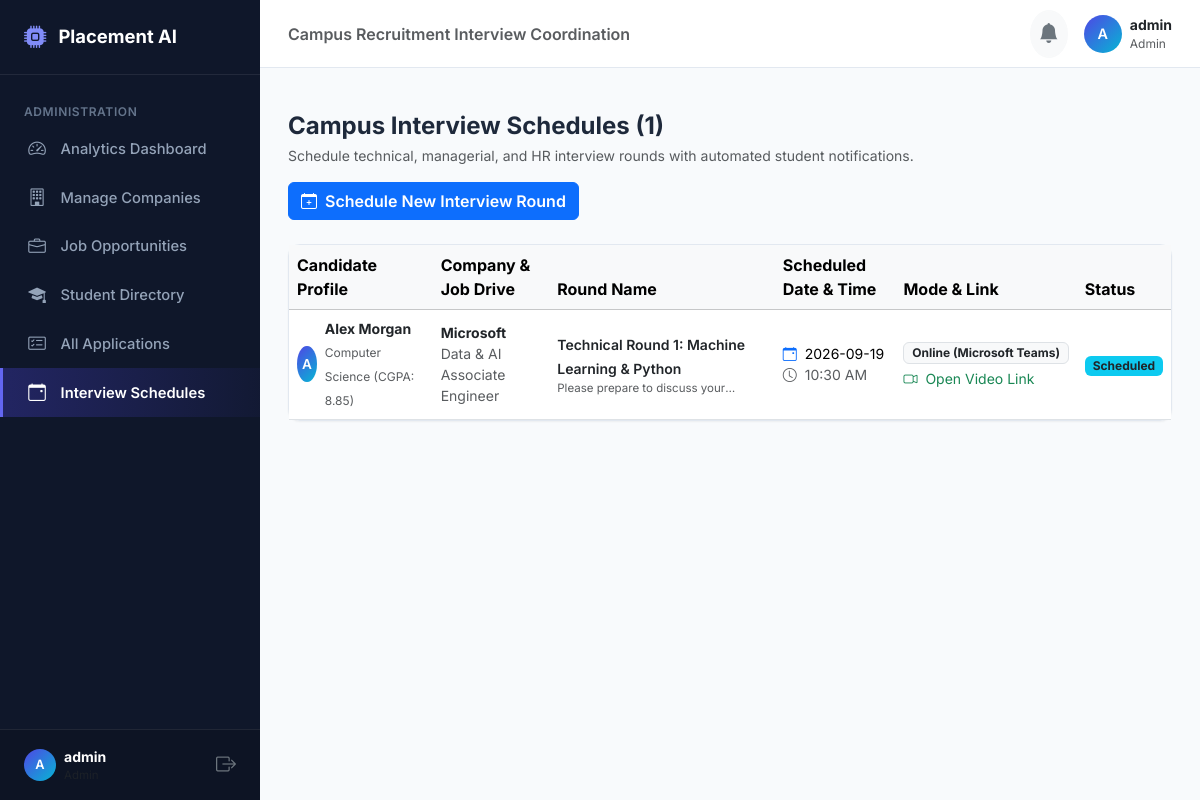
Page /admin/interviews (signed in) on the committed database.
### models.py (models this page shows, shortened)
class Interview(db.Model):
    __tablename__ = 'interviews'
    id = db.Column(db.Integer, primary_key=True)
    application_id = db.Column(db.Integer, db.ForeignKey('applications.id', ondelete='CASCADE'), nullable=False)
    student_id = db.Column(db.Integer, db.ForeignKey('student_profiles.id', ondelete='CASCADE'), nullable=False)
    company_id = db.Column(db.Integer, db.ForeignKey('companies.id', ondelete='CASCADE'), nullable=False)
    job_id = db.Column(db.Integer, db.ForeignKey('jobs.id', ondelete='CASCADE'), nullable=False)
    interview_date = db.Column(db.String(50), nullable=False)  # YYYY-MM-DD
    interview_time = db.Column(db.String(50), nullable=False)  # HH:MM
    mode = db.Column(db.String(50), nullable=False, default='Online (Google Meet)')  # 'Online', 'Offline'
    meeting_link = db.Column(db.String(255), nullable=True)
    round_name = db.Column(db.String(100), nullable=False, default='Technical Round 1')
    status = db.Column(db.String(50), default='Scheduled')  # 'Scheduled', 'Completed', 'Cancelled'
    notes = db.Column(db.Text, nullable=True)
    created_at = db.Column(db.DateTime, default=datetime.utcnow)

class StudentProfile(db.Model):
    __tablename__ = 'student_profiles'
    id = db.Column(db.Integer, primary_key=True)
    user_id = db.Column(db.Integer, db.ForeignKey('users.id', ondelete='CASCADE'), nullable=False, unique=True)
    full_name = db.Column(db.String(120), nullable=False)
    phone = db.Column(db.String(20), nullable=True)
    department = db.Column(db.String(100), nullable=False, default='Computer Science')
    college = db.Column(db.String(150), nullable=False, default='Engineering Institute of Technology')
    graduation_year = db.Column(db.Integer, nullable=False, default=2026)
    cgpa = db.Column(db.Float, nullable=False, default=0.0)
    tenth_pct = db.Column(db.Float, nullable=True)
    twelfth_pct = db.Column(db.Float, nullable=True)
    resume_filename = db.Column(db.String(255), nullable=True)
    resume_extracted_text = db.Column(db.Text, nullable=True)
    placement_status = db.Column(db.String(50), default='Unplaced')  # 'Unplaced', 'Placed', 'Opted Out'
    placed_company = db.Column(db.String(100), nullable=True)
    placed_package = db.Column(db.Float, nullable=True)
    created_at = db.Column(db.DateTime, default=datetime.utcnow)
    updated_at = db.Column(db.DateTime, default=datetime.utcnow, onupdate=datetime.utcnow)
    skills = db.relationship('Skill', backref='student', cascade='all, delete-orphan')
    projects = db.relationship('Project', backref='student', cascade='all, delete-orphan')
    certifications = db.relationship('Certification', backref='student', cascade='all, delete-orphan')
    applications = db.relationship('Application', backref='student', cascade='all, delete-orphan')
    interviews = db.relationship('Interview', backref='student', cascade='all, delete-orphan')

class Company(db.Model):
    __tablename__ = 'companies'
    id = db.Column(db.Integer, primary_key=True)
    user_id = db.Column(db.Integer, db.ForeignKey('users.id', ondelete='SET NULL'), nullable=True)
    name = db.Column(db.String(120), nullable=False, unique=True)
    logo_url = db.Column(db.String(255), nullable=True)
    industry = db.Column(db.String(100), nullable=False, default='Information Technology')
    location = db.Column(db.String(120), nullable=False, default='Bangalore, India')
    website = db.Column(db.String(255), nullable=True)
    description = db.Column(db.Text, nullable=True)
    recruiter_name = db.Column(db.String(120), nullable=True)
    recruiter_email = db.Column(db.String(120), nullable=True)
    created_at = db.Column(db.DateTime, default=datetime.utcnow)
    jobs = db.relationship('Job', backref='company', cascade='all, delete-orphan')
    interviews = db.relationship('Interview', backref='company', cascade='all, delete-orphan')

class Job(db.Model):
    __tablename__ = 'jobs'
    id = db.Column(db.Integer, primary_key=True)
    company_id = db.Column(db.Integer, db.ForeignKey('companies.id', ondelete='CASCADE'), nullable=False)
    title = db.Column(db.String(150), nullable=False)
    description = db.Column(db.Text, nullable=False)
    required_skills = db.Column(db.String(255), nullable=False)  # Comma-separated: "Python, SQL, JavaScript"
    min_cgpa = db.Column(db.Float, nullable=False, default=6.0)
    eligible_departments = db.Column(db.String(255), nullable=False, default='Computer Science, Information Technology, Electronics')
    graduation_year = db.Column(db.Integer, nullable=False, default=2026)
    salary_package = db.Column(db.String(50), nullable=False, default='6-8 LPA')
    salary_numeric = db.Column(db.Float, nullable=False, default=6.0)  # Numeric representation in LPA for charts/filtering
    location = db.Column(db.String(120), nullable=False, default='Bangalore')
    deadline = db.Column(db.String(50), nullable=False)  # e.g., '2026-10-15'
    openings = db.Column(db.Integer, nullable=False, default=5)
    is_active = db.Column(db.Boolean, default=True)
    created_at = db.Column(db.DateTime, default=datetime.utcnow)
    applications = db.relationship('Application', backref='job', cascade='all, delete-orphan')
    interviews = db.relationship('Interview', backref='job', cascade='all, delete-orphan')

### routes/admin.py (the view, shortened to what this page needs)
@admin_bp.route('/interviews', methods=['GET', 'POST'])
@role_required('admin')
def interviews():
    all_interviews = Interview.query.order_by(Interview.interview_date.asc(), Interview.interview_time.asc()).all()
    shortlisted_apps = Application.query.filter(Application.status.in_(['Shortlisted', 'Applied', 'Under Review'])).all()
    return render_template('admin/interviews.html', interviews=all_interviews, applications=shortlisted_apps)

### routes/auth.py (called while the page is built, shortened)
def role_required(*roles):
    def decorator(f):
        @wraps(f)
        def decorated_function(*args, **kwargs):
            if 'user_id' not in session:
                flash('Please log in first.', 'warning')
                return redirect(url_for('auth.login'))
            user_role = session.get('user_role')
            return f(*args, **kwargs)
        return decorated_function
    return decorator

### templates/admin/interviews.html (shortened to what this page needs)
{% extends 'base.html' %}
{% block page_heading %}Campus Recruitment Interview Coordination{% endblock %}
{% block content %}
<div class="container-fluid px-0">
    <div class="d-flex flex-wrap justify-content-between align-items-center mb-4 gap-3">
        <div>
            <h4 class="fw-bold mb-1">Campus Interview Schedules ({{ interviews|length }})</h4>
            <p class="text-muted small mb-0">Schedule technical, managerial, and HR interview rounds with automated student notifications.</p>
        </div>
        <button class="btn btn-primary fw-semibold" data-bs-toggle="modal" data-bs-target="#scheduleModal">
            <i class="bi bi-calendar-plus me-1"></i> Schedule New Interview Round
        </button>
    </div>
    <div class="card-modern p-0">
        <div class="table-responsive">
            <table class="table table-hover align-middle mb-0">
                <thead class="table-light">
                    <tr>
                        <th>Candidate Profile</th>
                        <th>Company & Job Drive</th>
                        <th>Round Name</th>
                        <th>Scheduled Date & Time</th>
                        <th>Mode & Link</th>
                        <th>Status</th>
                    </tr>
                </thead>
                <tbody>
                    {% for i in interviews %}
                    <tr>
                        <td>
                            <div class="d-flex align-items-center gap-2">
                                <div class="navbar-user-avatar" style="width:36px; height:36px; font-size:0.85rem;">
                                    {{ i.student.full_name[:1].upper() }}
                                </div>
                                <div>
                                    <strong class="d-block small text-dark">{{ i.student.full_name }}</strong>
                                    <span class="text-muted" style="font-size:0.75rem;">{{ i.student.department }} (CGPA: {{ i.student.cgpa }})</span>
                                </div>
                            </div>
                        </td>
                        <td>
                            <div class="small">
                                <strong class="text-dark d-block">{{ i.company.name }}</strong>
                                <span class="text-muted">{{ i.job.title }}</span>
                            </div>
                        </td>
                        <td>
                            <span class="fw-semibold small text-dark">{{ i.round_name }}</span>
                            {% if i.notes %}
                            <span class="text-muted d-block text-truncate" style="max-width: 180px; font-size:0.72rem;" title="{{ i.notes }}">{{ i.notes }}</span>
                            {% endif %}
                        </td>
                        <td>
                            <div class="small">
                                <i class="bi bi-calendar-event text-primary me-1"></i> {{ i.interview_date }}
                                <span class="d-block text-muted"><i class="bi bi-clock me-1"></i> {{ i.interview_time }}</span>
                            </div>
                        </td>
                        <td>
                            <span class="badge bg-light text-dark border mb-1 small">{{ i.mode }}</span>
                            {% if i.meeting_link %}
                            <a href="{{ i.meeting_link }}" target="_blank" class="d-block small text-success text-decoration-none">
                                <i class="bi bi-camera-video me-1"></i> Open Video Link
                            </a>
                            {% endif %}
                        </td>
                        <td>
                            <span class="badge {{ i.status|status_badge }}">{{ i.status }}</span>
                        </td>
                    </tr>
                    {% endfor %}
                </tbody>
            </table>
        </div>
    </div>
</div>
{% endblock %}

### static/css/style.css (style rules this page uses)
:root { --primary: #4f46e5; --primary-hover: #4338ca; --primary-light: #e0e7ff; --secondary: #64748b; --success: #10b981; --success-light: #d1fae5; --warning: #f59e0b; --warning-light: #fef3c7; --danger: #ef4444; --danger-light: #fee2e2; --info: #06b6d4; --info-light: #cffafe; --dark-sidebar: #0f172a; --sidebar-hover: #1e293b; --sidebar-active: #312e81; --sidebar-text: #94a3b8; --sidebar-text-active: #ffffff; --bg-body: #f8fafc; --bg-card: #ffffff; --border-color: #e2e8f0; --text-main: #1e293b; --text-muted: #64748b; --shadow-sm: 0 1px 2px 0 rgb(0 0 0 / 0.05); --shadow-md: 0 4px 6px -1px rgb(0 0 0 / 0.1), 0 2px 4px -2px rgb(0 0 0 / 0.1); --shadow-lg: 0 10px 15px -3px rgb(0 0 0 / 0.1), 0 4px 6px -4px rgb(0 0 0 / 0.1); --radius-sm: 8px; --radius-md: 12px; --radius-lg: 16px; }
body { font-family: 'Inter', -apple-system, BlinkMacSystemFont, "Segoe UI", Roboto, sans-serif; background-color: var(--bg-body); color: var(--text-main); margin: 0; padding: 0; min-height: 100vh; display: flex; flex-direction: column; }
.navbar-user-avatar { width: 38px; height: 38px; border-radius: 50%; background: linear-gradient(135deg, #4f46e5, #06b6d4); color: #ffffff; font-weight: 600; display: flex; align-items: center; justify-content: center; font-size: 0.9rem; }
.card-modern { background: #ffffff; border: 1px solid var(--border-color); border-radius: var(--radius-md); box-shadow: var(--shadow-sm); margin-bottom: 1.5rem; }

### rows in the picture
Interview: student "A", student.full_name "Alex Morgan", student.department "Computer Science", student.cgpa "8.85", company.name "Microsoft", job "Data & AI Associate Engineer", round_name "Technical Round 1: Machine Learning & Python", notes "Please prepare to discuss your…", interview_date "2026-09-19", interview_time "10:30 AM", mode "Online (Microsoft Teams)", status "Scheduled"

### other values in the picture
{{ session.get('username', 'U')[:1].upper() }} "A"
{{ session.get('display_name', session.get('username')) }} "admin"
{{ session.get('user_role', '').capitalize() }} "Admin"
{{ interviews|length }} "1"
